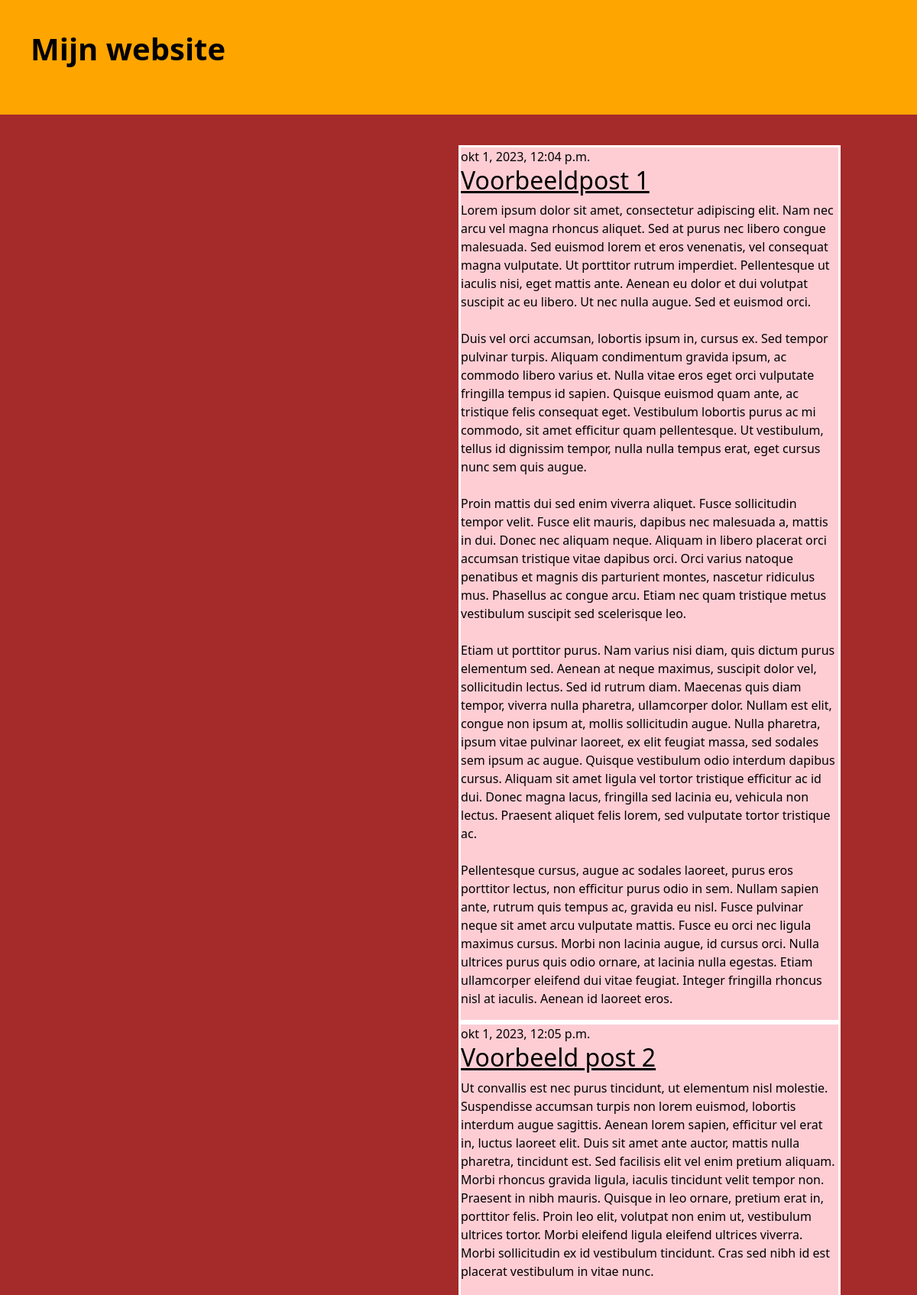
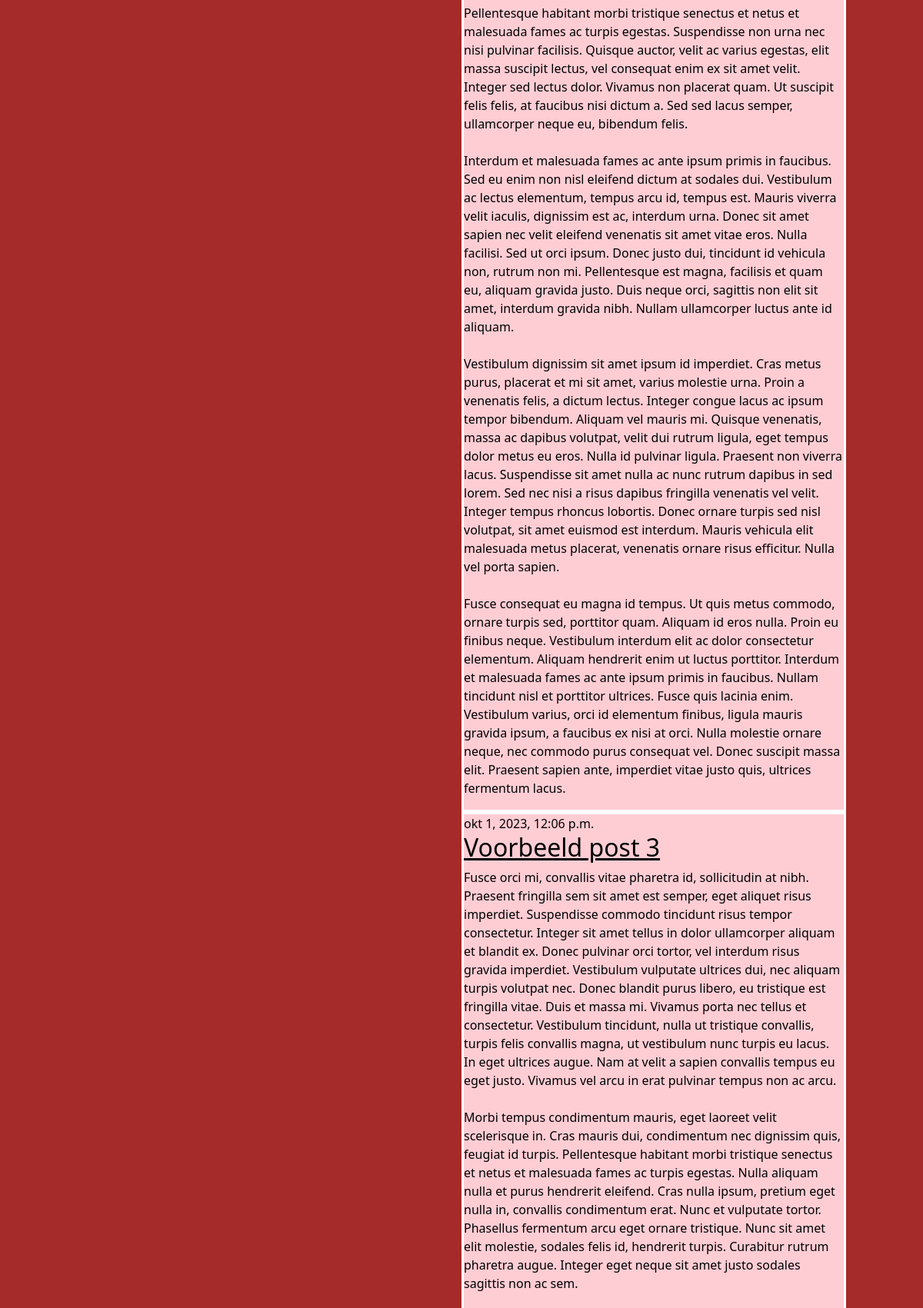
The page / (upper part) on the database its author committed (2 pictures, top to bottom).
### blog/models.py (models this page shows, shortened)
class Post(models.Model):
    author = models.ForeignKey(settings.AUTH_USER_MODEL, on_delete=models.CASCADE)
    title = models.CharField(max_length=200)
    text = models.TextField()
    created_date = models.DateTimeField(default=timezone.now)
    published_date = models.DateTimeField(blank=True, null=True)

### blog/views.py (the view)
# urls.py: path('', views.post_list, name='post_list'),
def post_list(request):
    posts = Post.objects.filter(published_date__lte=timezone.now()).order_by('published_date')
    return render(request, 'blog/post_list.html', {'posts': posts})

### blog/templates/blog/post_list.html (shortened to what this page needs)
{% load static %}
<!DOCTYPE html>
<html lang="en">
    <head>
        <link href="https://cdn.jsdelivr.net/npm/bootstrap@5.1.3/dist/css/bootstrap.min.css" rel="stylesheet">
        <link rel="stylesheet" href="{% static 'css/style.css' %}">
    </head>
    <body>
        <header><h1>Mijn website</h1></header>
        <div>
        {% block content %}
        {% for post in posts %}
        <article class="post">
            <time class="date">
                {{ post.published_date }}
            </time>
            <h2><a href="">{{ post.title }}</a></h2>
            <p>{{ post.text|linebreaksbr }}</p>
        </article>
        {% endfor %}
        {% endblock %}
        </div>
    </body>
    </html>

### blog/static/css/style.css (style rules this page uses)
body { background-color: brown; color: black; }
header { background-color: orange; height: 150px; padding: 40px; }
h1 { color: black; font-weight: bold; }
div { background-color: rgb(254, 205, 212); width: 500px; margin-bottom: 40px; margin-top: 40px; margin-left: 50%; margin-right: auto; }
article { background-color: rgb(254, 205, 212); border: 3px solid white; }
a { color:black }

### rows shown on the page
Post: published_date "okt 1, 2023, 12:04 p.m.", title "Voorbeeldpost 1", text "Lorem ipsum dolor sit amet, consectetur adipiscing elit. Nam nec arcu vel magna rhoncus aliquet. Sed at purus nec libero congue malesuada. Sed euismod lorem et eros venenatis, vel consequat magna vulputate. Ut porttitor rutrum imperdiet. Pellentesque ut iaculis nisi, eget mattis ante. Aenean eu dolor et dui volutpat suscipit ac eu libero. Ut nec nulla augue. Sed et euismod orci. Duis vel orci accumsan, lobortis ipsum in, cursus ex. Sed tempor pulvinar turpis. Aliquam condimentum gravida ipsum, ac commodo libero varius et. Nulla vitae eros eget orci vulputate fringilla tempus id sapien. Quisque euismod quam ante, ac tristique felis consequat eget. Vestibulum lobortis purus ac mi commodo, sit…"
Post: published_date "okt 1, 2023, 12:05 p.m.", title "Voorbeeld post 2", text "Ut convallis est nec purus tincidunt, ut elementum nisl molestie. Suspendisse accumsan turpis non lorem euismod, lobortis interdum augue sagittis. Aenean lorem sapien, efficitur vel erat in, luctus laoreet elit. Duis sit amet ante auctor, mattis nulla pharetra, tincidunt est. Sed facilisis elit vel enim pretium aliquam. Morbi rhoncus gravida ligula, iaculis tincidunt velit tempor non. Praesent in nibh mauris. Quisque in leo ornare, pretium erat in, porttitor felis. Proin leo elit, volutpat non enim ut, vestibulum ultrices tortor. Morbi eleifend ligula eleifend ultrices viverra. Morbi sollicitudin ex id vestibulum tincidunt. Cras sed nibh id est placerat vestibulum in vitae nunc.…"
Post: published_date "okt 1, 2023, 12:06 p.m.", title "Voorbeeld post 3", text "Fusce orci mi, convallis vitae pharetra id, sollicitudin at nibh. Praesent fringilla sem sit amet est semper, eget aliquet risus imperdiet. Suspendisse commodo tincidunt risus tempor consectetur. Integer sit amet tellus in dolor ullamcorper aliquam et blandit ex. Donec pulvinar orci tortor, vel interdum risus gravida imperdiet. Vestibulum vulputate ultrices dui, nec aliquam turpis volutpat nec. Donec blandit purus libero, eu tristique est fringilla vitae. Duis et massa mi. Vivamus porta nec tellus et consectetur. Vestibulum tincidunt, nulla ut tristique convallis, turpis felis convallis magna, ut vestibulum nunc turpis eu lacus. In eget ultrices augue. Nam at velit a sapien convallis tempus…"
